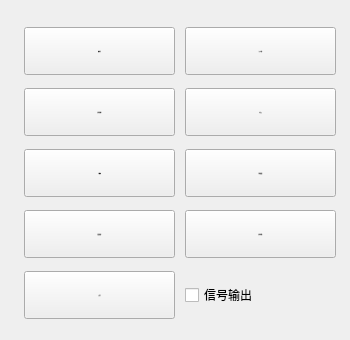
   <widget class="QWidget" name="tabUniversal">
    <attribute name="title">
     <string>通用</string>
    </attribute>
    <widget class="QWidget" name="gridLayoutWidget_3">
     <property name="geometry">
      <rect>
       <x>20</x>
       <y>20</y>
       <width>321</width>
       <height>311</height>
      </rect>
     </property>
     <layout class="QGridLayout" name="gridLayout_3">
      <item row="1" column="1">
       <widget class="QPushButton" name="btnDelete_22">
        <property name="sizePolicy">
         <sizepolicy hsizetype="Preferred" vsizetype="Preferred">
          <horstretch>0</horstretch>
          <verstretch>0</verstretch>
         </sizepolicy>
        </property>
        <property name="minimumSize">
         <size>
          <width>151</width>
          <height>48</height>
         </size>
        </property>
        <property name="maximumSize">
         <size>
          <width>151</width>
          <height>48</height>
         </size>
        </property>
        <property name="font">
         <font>
          <family>SimSun</family>
          <pointsize>-1</pointsize>
          <weight>50</weight>
          <bold>false</bold>
         </font>
        </property>
        <property name="styleSheet">
         <string notr="true"/>
        </property>
        <property name="text">
         <string>机床</string>
        </property>
        <property name="icon">
         <iconset resource="images.qrc">
          <normaloff>:/images/teach_img/machine.png</normaloff>:/images/teach_img/machine.png</iconset>
        </property>
        <property name="iconSize">
         <size>
          <width>40</width>
          <height>50</height>
         </size>
        </property>
       </widget>
      </item>
      <item row="3" column="1">
       <widget class="QPushButton" name="btnDelete_24">
        <property name="sizePolicy">
         <sizepolicy hsizetype="Preferred" vsizetype="Preferred">
          <horstretch>0</horstretch>
          <verstretch>0</verstretch>
         </sizepolicy>
        </property>
        <property name="minimumSize">
         <size>
          <width>151</width>
          <height>48</height>
         </size>
        </property>
        <property name="maximumSize">
         <size>
          <width>151</width>
          <height>48</height>
         </size>
        </property>
        <property name="font">
         <font>
          <family>SimSun</family>
          <pointsize>-1</pointsize>
          <weight>50</weight>
          <bold>false</bold>
         </font>
        </property>
        <property name="styleSheet">
         <string notr="true"/>
        </property>
        <property name="text">
         <string>信号等待</string>
        </property>
        <property name="icon">
         <iconset resource="images.qrc">
          <normaloff>:/images/teach_img/signalWait.png</normaloff>:/images/teach_img/signalWait.png</iconset>
        </property>
        <property name="iconSize">
         <size>
          <width>30</width>
          <height>50</height>
         </size>
        </property>
       </widget>
      </item>
      <item row="0" column="0">
       <widget class="QPushButton" name="btnDelete_21">
        <property name="sizePolicy">
         <sizepolicy hsizetype="Preferred" vsizetype="Preferred">
          <horstretch>0</horstretch>
          <verstretch>0</verstretch>
         </sizepolicy>
        </property>
        <property name="minimumSize">
         <size>
          <width>151</width>
          <height>48</height>
         </size>
        </property>
        <property name="maximumSize">
         <size>
          <width>151</width>
          <height>48</height>
         </size>
        </property>
        <property name="font">
         <font>
          <family>SimSun</family>
          <pointsize>-1</pointsize>
          <weight>50</weight>
          <bold>false</bold>
         </font>
        </property>
        <property name="styleSheet">
         <string notr="true"/>
        </property>
        <property name="text">
         <string>轴动作</string>
        </property>
        <property name="icon">
         <iconset resource="images.qrc">
          <normaloff>:/images/teach_img/axis.png</normaloff>:/images/teach_img/axis.png</iconset>
        </property>
        <property name="iconSize">
         <size>
          <width>50</width>
          <height>50</height>
         </size>
        </property>
       </widget>
      </item>
      <item row="0" column="1">
       <widget class="QPushButton" name="btnDelete_19">
        <property name="sizePolicy">
         <sizepolicy hsizetype="Preferred" vsizetype="Preferred">
          <horstretch>0</horstretch>
          <verstretch>0</verstretch>
         </sizepolicy>
        </property>
        <property name="minimumSize">
         <size>
          <width>151</width>
          <height>48</height>
         </size>
        </property>
        <property name="maximumSize">
         <size>
          <width>151</width>
          <height>48</height>
         </size>
        </property>
        <property name="font">
         <font>
          <family>SimSun</family>
          <pointsize>-1</pointsize>
          <weight>50</weight>
          <bold>false</bold>
         </font>
        </property>
        <property name="styleSheet">
         <string notr="true"/>
        </property>
        <property name="text">
         <string>卡爪动作</string>
        </property>
        <property name="icon">
         <iconset resource="images.qrc">
          <normaloff>:/images/teach_img/claw.png</normaloff>:/images/teach_img/claw.png</iconset>
        </property>
        <property name="iconSize">
         <size>
          <width>70</width>
          <height>70</height>
         </size>
        </property>
       </widget>
      </item>
      <item row="3" column="0">
       <widget class="QPushButton" name="btnDelete_23">
        <property name="sizePolicy">
         <sizepolicy hsizetype="Preferred" vsizetype="Preferred">
          <horstretch>0</horstretch>
          <verstretch>0</verstretch>
         </sizepolicy>
        </property>
        <property name="minimumSize">
         <size>
          <width>151</width>
          <height>48</height>
         </size>
        </property>
        <property name="maximumSize">
         <size>
          <width>151</width>
          <height>48</height>
         </size>
        </property>
        <property name="font">
         <font>
          <family>SimSun</family>
          <pointsize>-1</pointsize>
          <weight>50</weight>
          <bold>false</bold>
         </font>
        </property>
        <property name="styleSheet">
         <string notr="true"/>
        </property>
        <property name="text">
         <string>速度教导</string>
        </property>
        <property name="icon">
         <iconset resource="images.qrc">
          <normaloff>:/images/teach_img/speedEdu.png</normaloff>:/images/teach_img/speedEdu.png</iconset>
        </property>
        <property name="iconSize">
         <size>
          <width>30</width>
          <height>50</height>
         </size>
        </property>
       </widget>
      </item>
      <item row="2" column="0">
       <widget class="QPushButton" name="btnDelete_18">
        <property name="sizePolicy">
         <sizepolicy hsizetype="Preferred" vsizetype="Preferred">
          <horstretch>0</horstretch>
          <verstretch>0</verstretch>
         </sizepolicy>
        </property>
        <property name="minimumSize">
         <size>
          <width>151</width>
          <height>48</height>
         </size>
        </property>
        <property name="maximumSize">
         <size>
          <width>151</width>
          <height>48</height>
         </size>
        </property>
        <property name="font">
         <font>
          <family>SimSun</family>
          <pointsize>-1</pointsize>
          <weight>50</weight>
          <bold>false</bold>
         </font>
        </property>
        <property name="styleSheet">
         <string notr="true"/>
        </property>
        <property name="text">
         <string>堆叠</string>
        </property>
        <property name="icon">
         <iconset resource="images.qrc">
          <normaloff>:/images/teach_img/stack.png</normaloff>:/images/teach_img/stack.png</iconset>
        </property>
        <property name="iconSize">
         <size>
          <width>25</width>
          <height>50</height>
         </size>
        </property>
       </widget>
      </item>
      <item row="1" column="0">
       <widget class="QPushButton" name="btnDelete_17">
        <property name="sizePolicy">
         <sizepolicy hsizetype="Preferred" vsizetype="Preferred">
          <horstretch>0</horstretch>
          <verstretch>0</verstretch>
         </sizepolicy>
        </property>
        <property name="minimumSize">
         <size>
          <width>151</width>
          <height>48</height>
         </size>
        </property>
        <property name="maximumSize">
         <size>
          <width>151</width>
          <height>48</height>
         </size>
        </property>
        <property name="font">
         <font>
          <family>SimSun</family>
          <pointsize>-1</pointsize>
          <weight>50</weight>
          <bold>false</bold>
         </font>
        </property>
        <property name="styleSheet">
         <string notr="true"/>
        </property>
        <property name="text">
         <string>信号检测</string>
        </property>
        <property name="icon">
         <iconset resource="images.qrc">
          <normaloff>:/images/teach_img/signalCheck.png</normaloff>:/images/teach_img/signalCheck.png</iconset>
        </property>
        <property name="iconSize">
         <size>
          <width>30</width>
          <height>30</height>
         </size>
        </property>
       </widget>
      </item>
      <item row="2" column="1">
       <widget class="QPushButton" name="btnDelete_20">
        <property name="sizePolicy">
         <sizepolicy hsizetype="Preferred" vsizetype="Preferred">
          <horstretch>0</horstretch>
          <verstretch>0</verstretch>
         </sizepolicy>
        </property>
        <property name="minimumSize">
         <size>
          <width>151</width>
          <height>48</height>
         </size>
        </property>
        <property name="maximumSize">
         <size>
          <width>151</width>
          <height>48</height>
         </size>
        </property>
        <property name="font">
         <font>
          <family>SimSun</family>
          <pointsize>-1</pointsize>
          <weight>50</weight>
          <bold>false</bold>
         </font>
        </property>
        <property name="styleSheet">
         <string notr="true"/>
        </property>
        <property name="text">
         <string>预留输出</string>
        </property>
        <property name="icon">
         <iconset resource="images.qrc">
          <normaloff>:/images/teach_img/reserveOutput.png</normaloff>:/images/teach_img/reserveOutput.png</iconset>
        </property>
        <property name="iconSize">
         <size>
          <width>25</width>
          <height>50</height>
         </size>
        </property>
       </widget>
      </item>
      <item row="4" column="0">
       <widget class="QPushButton" name="btnDelete_25">
        <property name="sizePolicy">
         <sizepolicy hsizetype="Preferred" vsizetype="Preferred">
          <horstretch>0</horstretch>
          <verstretch>0</verstretch>
         </sizepolicy>
        </property>
        <property name="minimumSize">
         <size>
          <width>151</width>
          <height>48</height>
         </size>
        </property>
        <property name="maximumSize">
         <size>
          <width>151</width>
          <height>48</height>
         </size>
        </property>
        <property name="font">
         <font>
          <family>SimSun</family>
          <pointsize>-1</pointsize>
          <weight>50</weight>
          <bold>false</bold>
         </font>
        </property>
        <property name="styleSheet">
         <string notr="true"/>
        </property>
        <property name="text">
         <string>其他</string>
        </property>
        <property name="icon">
         <iconset resource="images.qrc">
          <normaloff>:/images/teach_img/other.png</normaloff>:/images/teach_img/other.png</iconset>
        </property>
        <property name="iconSize">
         <size>
          <width>30</width>
          <height>50</height>
         </size>
        </property>
       </widget>
      </item>
      <item row="4" column="1">
       <widget class="QCheckBox" name="checkBox">
        <property name="styleSheet">
         <string notr="true"/>
        </property>
        <property name="text">
         <string>信号输出</string>
        </property>
       </widget>
      </item>
     </layout>
    </widget>
   </widget>
